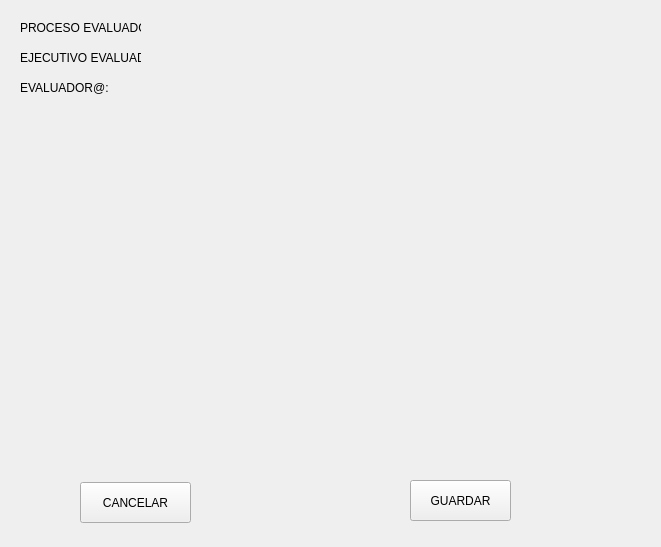
<?xml version="1.0" encoding="UTF-8"?>
<ui version="4.0">
 <class>Form</class>
 <widget class="QWidget" name="Form">
  <property name="geometry">
   <rect>
    <x>0</x>
    <y>0</y>
    <width>661</width>
    <height>547</height>
   </rect>
  </property>
  <property name="windowTitle">
   <string>Form</string>
  </property>
  <widget class="QLabel" name="label_proceso_evaluado">
   <property name="geometry">
    <rect>
     <x>20</x>
     <y>20</y>
     <width>121</width>
     <height>16</height>
    </rect>
   </property>
   <property name="text">
    <string>PROCESO EVALUADO:</string>
   </property>
  </widget>
  <widget class="QPushButton" name="guardar_respuestas">
   <property name="geometry">
    <rect>
     <x>410</x>
     <y>480</y>
     <width>101</width>
     <height>41</height>
    </rect>
   </property>
   <property name="text">
    <string>GUARDAR</string>
   </property>
  </widget>
  <widget class="QPushButton" name="cancelar_evaluacion">
   <property name="geometry">
    <rect>
     <x>80</x>
     <y>482</y>
     <width>111</width>
     <height>41</height>
    </rect>
   </property>
   <property name="text">
    <string>CANCELAR</string>
   </property>
  </widget>
  <widget class="QLabel" name="label_username">
   <property name="geometry">
    <rect>
     <x>20</x>
     <y>50</y>
     <width>121</width>
     <height>16</height>
    </rect>
   </property>
   <property name="text">
    <string>EJECUTIVO EVALUADO:</string>
   </property>
  </widget>
  <widget class="QLabel" name="label_evaluador">
   <property name="geometry">
    <rect>
     <x>20</x>
     <y>80</y>
     <width>91</width>
     <height>16</height>
    </rect>
   </property>
   <property name="text">
    <string>EVALUADOR@:</string>
   </property>
  </widget>
 </widget>
 <resources/>
 <connections/>
</ui>
